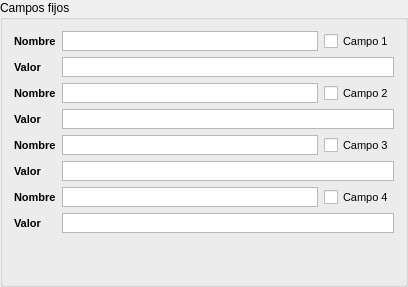
          <widget class="QGroupBox" name="groupBox_4">
           <property name="title">
            <string>Campos fijos</string>
           </property>
           <layout class="QVBoxLayout" name="verticalLayout_36">
            <item>
             <layout class="QHBoxLayout" name="horizontalLayout_33">
              <item>
               <layout class="QVBoxLayout" name="verticalLayout_29">
                <item>
                 <widget class="QLabel" name="label_43">
                  <property name="sizePolicy">
                   <sizepolicy hsizetype="Fixed" vsizetype="Preferred">
                    <horstretch>0</horstretch>
                    <verstretch>0</verstretch>
                   </sizepolicy>
                  </property>
                  <property name="maximumSize">
                   <size>
                    <width>16777215</width>
                    <height>30</height>
                   </size>
                  </property>
                  <property name="font">
                   <font>
                    <pointsize>8</pointsize>
                    <weight>75</weight>
                    <bold>true</bold>
                   </font>
                  </property>
                  <property name="text">
                   <string>Nombre</string>
                  </property>
                 </widget>
                </item>
                <item>
                 <widget class="QLabel" name="label_44">
                  <property name="sizePolicy">
                   <sizepolicy hsizetype="Fixed" vsizetype="Preferred">
                    <horstretch>1</horstretch>
                    <verstretch>0</verstretch>
                   </sizepolicy>
                  </property>
                  <property name="maximumSize">
                   <size>
                    <width>16777215</width>
                    <height>30</height>
                   </size>
                  </property>
                  <property name="font">
                   <font>
                    <pointsize>8</pointsize>
                    <weight>75</weight>
                    <bold>true</bold>
                   </font>
                  </property>
                  <property name="text">
                   <string>Valor</string>
                  </property>
                 </widget>
                </item>
               </layout>
              </item>
              <item>
               <layout class="QVBoxLayout" name="verticalLayout_30">
                <item>
                 <layout class="QHBoxLayout" name="horizontalLayout_34">
                  <item>
                   <widget class="In2TextEdit" name="m_NombreCampo1">
                    <property name="sizePolicy">
                     <sizepolicy hsizetype="Expanding" vsizetype="Fixed">
                      <horstretch>2</horstretch>
                      <verstretch>0</verstretch>
                     </sizepolicy>
                    </property>
                    <property name="maximumSize">
                     <size>
                      <width>16777215</width>
                      <height>20</height>
                     </size>
                    </property>
                    <property name="font">
                     <font>
                      <pointsize>8</pointsize>
                      <weight>75</weight>
                      <bold>true</bold>
                     </font>
                    </property>
                    <property name="verticalScrollBarPolicy">
                     <enum>Qt::ScrollBarAlwaysOff</enum>
                    </property>
                    <property name="horizontalScrollBarPolicy">
                     <enum>Qt::ScrollBarAlwaysOff</enum>
                    </property>
                    <property name="tabChangesFocus">
                     <bool>true</bool>
                    </property>
                   </widget>
                  </item>
                  <item>
                   <widget class="QCheckBox" name="m_OnOffCampo1">
                    <property name="sizePolicy">
                     <sizepolicy hsizetype="Minimum" vsizetype="Preferred">
                      <horstretch>0</horstretch>
                      <verstretch>0</verstretch>
                     </sizepolicy>
                    </property>
                    <property name="maximumSize">
                     <size>
                      <width>16777215</width>
                      <height>50</height>
                     </size>
                    </property>
                    <property name="font">
                     <font>
                      <pointsize>8</pointsize>
                     </font>
                    </property>
                    <property name="text">
                     <string>Campo 1</string>
                    </property>
                   </widget>
                  </item>
                 </layout>
                </item>
                <item>
                 <widget class="In2TextEdit" name="m_ValorCampo1">
                  <property name="sizePolicy">
                   <sizepolicy hsizetype="Expanding" vsizetype="Fixed">
                    <horstretch>2</horstretch>
                    <verstretch>0</verstretch>
                   </sizepolicy>
                  </property>
                  <property name="maximumSize">
                   <size>
                    <width>16777215</width>
                    <height>20</height>
                   </size>
                  </property>
                  <property name="font">
                   <font>
                    <pointsize>8</pointsize>
                   </font>
                  </property>
                  <property name="verticalScrollBarPolicy">
                   <enum>Qt::ScrollBarAlwaysOff</enum>
                  </property>
                  <property name="horizontalScrollBarPolicy">
                   <enum>Qt::ScrollBarAlwaysOff</enum>
                  </property>
                  <property name="tabChangesFocus">
                   <bool>true</bool>
                  </property>
                 </widget>
                </item>
               </layout>
              </item>
             </layout>
            </item>
            <item>
             <layout class="QHBoxLayout" name="horizontalLayout_37">
              <item>
               <layout class="QVBoxLayout" name="verticalLayout_34">
                <item>
                 <widget class="QLabel" name="label_47">
                  <property name="sizePolicy">
                   <sizepolicy hsizetype="Fixed" vsizetype="Preferred">
                    <horstretch>1</horstretch>
                    <verstretch>0</verstretch>
                   </sizepolicy>
                  </property>
                  <property name="maximumSize">
                   <size>
                    <width>16777215</width>
                    <height>30</height>
                   </size>
                  </property>
                  <property name="font">
                   <font>
                    <pointsize>8</pointsize>
                    <weight>75</weight>
                    <bold>true</bold>
                   </font>
                  </property>
                  <property name="text">
                   <string>Nombre</string>
                  </property>
                 </widget>
                </item>
                <item>
                 <widget class="QLabel" name="label_48">
                  <property name="sizePolicy">
                   <sizepolicy hsizetype="Fixed" vsizetype="Preferred">
                    <horstretch>1</horstretch>
                    <verstretch>0</verstretch>
                   </sizepolicy>
                  </property>
                  <property name="maximumSize">
                   <size>
                    <width>16777215</width>
                    <height>30</height>
                   </size>
                  </property>
                  <property name="font">
                   <font>
                    <pointsize>8</pointsize>
                    <weight>75</weight>
                    <bold>true</bold>
                   </font>
                  </property>
                  <property name="text">
                   <string>Valor</string>
                  </property>
                 </widget>
                </item>
               </layout>
              </item>
              <item>
               <layout class="QVBoxLayout" name="verticalLayout_35">
                <item>
                 <layout class="QHBoxLayout" name="horizontalLayout_38">
                  <item>
                   <widget class="In2TextEdit" name="m_NombreCampo2">
                    <property name="sizePolicy">
                     <sizepolicy hsizetype="Expanding" vsizetype="Fixed">
                      <horstretch>2</horstretch>
                      <verstretch>0</verstretch>
                     </sizepolicy>
                    </property>
                    <property name="maximumSize">
                     <size>
                      <width>16777215</width>
                      <height>20</height>
                     </size>
                    </property>
                    <property name="font">
                     <font>
                      <pointsize>8</pointsize>
                      <weight>75</weight>
                      <bold>true</bold>
                     </font>
                    </property>
                    <property name="verticalScrollBarPolicy">
                     <enum>Qt::ScrollBarAlwaysOff</enum>
                    </property>
                    <property name="horizontalScrollBarPolicy">
                     <enum>Qt::ScrollBarAlwaysOff</enum>
                    </property>
                    <property name="tabChangesFocus">
                     <bool>true</bool>
                    </property>
                   </widget>
                  </item>
                  <item>
                   <widget class="QCheckBox" name="m_OnOffCampo2">
                    <property name="sizePolicy">
                     <sizepolicy hsizetype="Minimum" vsizetype="Preferred">
                      <horstretch>0</horstretch>
                      <verstretch>0</verstretch>
                     </sizepolicy>
                    </property>
                    <property name="maximumSize">
                     <size>
                      <width>16777215</width>
                      <height>50</height>
                     </size>
                    </property>
                    <property name="font">
                     <font>
                      <pointsize>8</pointsize>
                     </font>
                    </property>
                    <property name="text">
                     <string>Campo 2</string>
                    </property>
                   </widget>
                  </item>
                 </layout>
                </item>
                <item>
                 <widget class="In2TextEdit" name="m_ValorCampo2">
                  <property name="sizePolicy">
                   <sizepolicy hsizetype="Expanding" vsizetype="Fixed">
                    <horstretch>2</horstretch>
                    <verstretch>0</verstretch>
                   </sizepolicy>
                  </property>
                  <property name="maximumSize">
                   <size>
                    <width>16777215</width>
                    <height>20</height>
                   </size>
                  </property>
                  <property name="font">
                   <font>
                    <pointsize>8</pointsize>
                   </font>
                  </property>
                  <property name="verticalScrollBarPolicy">
                   <enum>Qt::ScrollBarAlwaysOff</enum>
                  </property>
                  <property name="horizontalScrollBarPolicy">
                   <enum>Qt::ScrollBarAlwaysOff</enum>
                  </property>
                 </widget>
                </item>
               </layout>
              </item>
             </layout>
            </item>
            <item>
             <layout class="QHBoxLayout" name="horizontalLayout_35">
              <item>
               <layout class="QVBoxLayout" name="verticalLayout_32">
                <item>
                 <widget class="QLabel" name="label_45">
                  <property name="sizePolicy">
                   <sizepolicy hsizetype="Fixed" vsizetype="Preferred">
                    <horstretch>1</horstretch>
                    <verstretch>0</verstretch>
                   </sizepolicy>
                  </property>
                  <property name="maximumSize">
                   <size>
                    <width>16777215</width>
                    <height>30</height>
                   </size>
                  </property>
                  <property name="font">
                   <font>
                    <pointsize>8</pointsize>
                    <weight>75</weight>
                    <bold>true</bold>
                   </font>
                  </property>
                  <property name="text">
                   <string>Nombre</string>
                  </property>
                 </widget>
                </item>
                <item>
                 <widget class="QLabel" name="label_46">
                  <property name="sizePolicy">
                   <sizepolicy hsizetype="Fixed" vsizetype="Preferred">
                    <horstretch>1</horstretch>
                    <verstretch>0</verstretch>
                   </sizepolicy>
                  </property>
                  <property name="maximumSize">
                   <size>
                    <width>16777215</width>
                    <height>30</height>
                   </size>
                  </property>
                  <property name="font">
                   <font>
                    <pointsize>8</pointsize>
                    <weight>75</weight>
                    <bold>true</bold>
                   </font>
                  </property>
                  <property name="text">
                   <string>Valor</string>
                  </property>
                 </widget>
                </item>
               </layout>
              </item>
              <item>
               <layout class="QVBoxLayout" name="verticalLayout_33">
                <item>
                 <layout class="QHBoxLayout" name="horizontalLayout_36">
                  <item>
                   <widget class="In2TextEdit" name="m_NombreCampo3">
                    <property name="sizePolicy">
                     <sizepolicy hsizetype="Expanding" vsizetype="Fixed">
                      <horstretch>2</horstretch>
                      <verstretch>0</verstretch>
                     </sizepolicy>
                    </property>
                    <property name="maximumSize">
                     <size>
                      <width>16777215</width>
                      <height>20</height>
                     </size>
                    </property>
                    <property name="font">
                     <font>
                      <pointsize>8</pointsize>
                      <weight>75</weight>
                      <bold>true</bold>
                     </font>
                    </property>
                    <property name="verticalScrollBarPolicy">
                     <enum>Qt::ScrollBarAlwaysOff</enum>
                    </property>
                    <property name="horizontalScrollBarPolicy">
                     <enum>Qt::ScrollBarAlwaysOff</enum>
                    </property>
                    <property name="tabChangesFocus">
                     <bool>true</bool>
                    </property>
                   </widget>
                  </item>
                  <item>
                   <widget class="QCheckBox" name="m_OnOffCampo3">
                    <property name="sizePolicy">
                     <sizepolicy hsizetype="Minimum" vsizetype="Preferred">
                      <horstretch>0</horstretch>
                      <verstretch>0</verstretch>
                     </sizepolicy>
                    </property>
                    <property name="maximumSize">
                     <size>
                      <width>16777215</width>
                      <height>50</height>
                     </size>
                    </property>
                    <property name="font">
                     <font>
                      <pointsize>8</pointsize>
                     </font>
                    </property>
                    <property name="text">
                     <string>Campo 3</string>
                    </property>
                   </widget>
                  </item>
                 </layout>
                </item>
                <item>
                 <widget class="In2TextEdit" name="m_ValorCampo3">
                  <property name="sizePolicy">
                   <sizepolicy hsizetype="Expanding" vsizetype="Fixed">
                    <horstretch>2</horstretch>
                    <verstretch>0</verstretch>
                   </sizepolicy>
                  </property>
                  <property name="maximumSize">
                   <size>
                    <width>16777215</width>
                    <height>20</height>
                   </size>
                  </property>
                  <property name="font">
                   <font>
                    <pointsize>8</pointsize>
                   </font>
                  </property>
                  <property name="verticalScrollBarPolicy">
                   <enum>Qt::ScrollBarAlwaysOff</enum>
                  </property>
                  <property name="horizontalScrollBarPolicy">
                   <enum>Qt::ScrollBarAlwaysOff</enum>
                  </property>
                  <property name="tabChangesFocus">
                   <bool>true</bool>
                  </property>
                 </widget>
                </item>
               </layout>
              </item>
             </layout>
            </item>
            <item>
             <layout class="QHBoxLayout" name="horizontalLayout_31">
              <item>
               <layout class="QVBoxLayout" name="verticalLayout_15">
                <item>
                 <widget class="QLabel" name="label_41">
                  <property name="sizePolicy">
                   <sizepolicy hsizetype="Fixed" vsizetype="Preferred">
                    <horstretch>1</horstretch>
                    <verstretch>0</verstretch>
                   </sizepolicy>
                  </property>
                  <property name="maximumSize">
                   <size>
                    <width>16777215</width>
                    <height>30</height>
                   </size>
                  </property>
                  <property name="font">
                   <font>
                    <pointsize>8</pointsize>
                    <weight>75</weight>
                    <bold>true</bold>
                   </font>
                  </property>
                  <property name="text">
                   <string>Nombre</string>
                  </property>
                 </widget>
                </item>
                <item>
                 <widget class="QLabel" name="label_42">
                  <property name="sizePolicy">
                   <sizepolicy hsizetype="Fixed" vsizetype="Preferred">
                    <horstretch>1</horstretch>
                    <verstretch>0</verstretch>
                   </sizepolicy>
                  </property>
                  <property name="maximumSize">
                   <size>
                    <width>16777215</width>
                    <height>30</height>
                   </size>
                  </property>
                  <property name="font">
                   <font>
                    <pointsize>8</pointsize>
                    <weight>75</weight>
                    <bold>true</bold>
                   </font>
                  </property>
                  <property name="text">
                   <string>Valor</string>
                  </property>
                 </widget>
                </item>
               </layout>
              </item>
              <item>
               <layout class="QVBoxLayout" name="verticalLayout_16">
                <item>
                 <layout class="QHBoxLayout" name="horizontalLayout_32">
                  <item>
                   <widget class="In2TextEdit" name="m_NombreCampo4">
                    <property name="sizePolicy">
                     <sizepolicy hsizetype="Expanding" vsizetype="Fixed">
                      <horstretch>2</horstretch>
                      <verstretch>0</verstretch>
                     </sizepolicy>
                    </property>
                    <property name="maximumSize">
                     <size>
                      <width>16777215</width>
                      <height>20</height>
                     </size>
                    </property>
                    <property name="font">
                     <font>
                      <pointsize>8</pointsize>
                      <weight>75</weight>
                      <bold>true</bold>
                     </font>
                    </property>
                    <property name="verticalScrollBarPolicy">
                     <enum>Qt::ScrollBarAlwaysOff</enum>
                    </property>
                    <property name="horizontalScrollBarPolicy">
                     <enum>Qt::ScrollBarAlwaysOff</enum>
                    </property>
                    <property name="tabChangesFocus">
                     <bool>true</bool>
                    </property>
                   </widget>
                  </item>
                  <item>
                   <widget class="QCheckBox" name="m_OnOffCampo4">
                    <property name="sizePolicy">
                     <sizepolicy hsizetype="Minimum" vsizetype="Preferred">
                      <horstretch>0</horstretch>
                      <verstretch>0</verstretch>
                     </sizepolicy>
                    </property>
                    <property name="maximumSize">
                     <size>
                      <width>16777215</width>
                      <height>50</height>
                     </size>
                    </property>
                    <property name="font">
                     <font>
                      <pointsize>8</pointsize>
                     </font>
                    </property>
                    <property name="text">
                     <string>Campo 4</string>
                    </property>
                   </widget>
                  </item>
                 </layout>
                </item>
                <item>
                 <widget class="In2TextEdit" name="m_ValorCampo4">
                  <property name="sizePolicy">
                   <sizepolicy hsizetype="Expanding" vsizetype="Fixed">
                    <horstretch>2</horstretch>
                    <verstretch>0</verstretch>
                   </sizepolicy>
                  </property>
                  <property name="maximumSize">
                   <size>
                    <width>16777215</width>
                    <height>20</height>
                   </size>
                  </property>
                  <property name="font">
                   <font>
                    <pointsize>8</pointsize>
                   </font>
                  </property>
                  <property name="verticalScrollBarPolicy">
                   <enum>Qt::ScrollBarAlwaysOff</enum>
                  </property>
                  <property name="horizontalScrollBarPolicy">
                   <enum>Qt::ScrollBarAlwaysOff</enum>
                  </property>
                  <property name="tabChangesFocus">
                   <bool>true</bool>
                  </property>
                 </widget>
                </item>
               </layout>
              </item>
             </layout>
            </item>
            <item>
             <spacer name="verticalSpacer_4">
              <property name="orientation">
               <enum>Qt::Vertical</enum>
              </property>
              <property name="sizeHint" stdset="0">
               <size>
                <width>20</width>
                <height>40</height>
               </size>
              </property>
             </spacer>
            </item>
           </layout>
          </widget>
